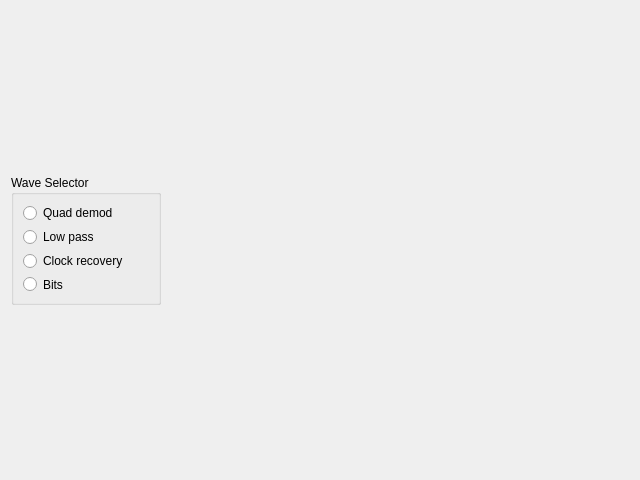
<?xml version="1.0" encoding="UTF-8"?>
<ui version="4.0">
 <class>DemodulationSink</class>
 <widget class="QWidget" name="DemodulationSink">
  <property name="geometry">
   <rect>
    <x>0</x>
    <y>0</y>
    <width>640</width>
    <height>480</height>
   </rect>
  </property>
  <property name="windowTitle">
   <string>Demodulation Sink</string>
  </property>
  <layout class="QGridLayout" name="gridLayout_2">
   <item row="0" column="0">
    <layout class="QHBoxLayout" name="horizontalLayout">
     <item>
      <widget class="QGroupBox" name="groupBox">
       <property name="minimumSize">
        <size>
         <width>150</width>
         <height>130</height>
        </size>
       </property>
       <property name="maximumSize">
        <size>
         <width>150</width>
         <height>130</height>
        </size>
       </property>
       <property name="title">
        <string>Wave Selector</string>
       </property>
       <layout class="QGridLayout" name="gridLayout">
        <item row="0" column="0">
         <layout class="QVBoxLayout" name="verticalLayout">
          <item>
           <widget class="QRadioButton" name="demodulation_quaddemod_radio">
            <property name="text">
             <string>Quad demod</string>
            </property>
           </widget>
          </item>
          <item>
           <widget class="QRadioButton" name="demodulation_lowpass_radio">
            <property name="text">
             <string>Low pass</string>
            </property>
           </widget>
          </item>
          <item>
           <widget class="QRadioButton" name="demodulation_clockrecovery_radio">
            <property name="text">
             <string>Clock recovery</string>
            </property>
           </widget>
          </item>
          <item>
           <widget class="QRadioButton" name="demodulation_bits_radio">
            <property name="text">
             <string>Bits</string>
            </property>
           </widget>
          </item>
         </layout>
        </item>
       </layout>
      </widget>
     </item>
     <item>
      <widget class="QWidget" name="sink" native="true"/>
     </item>
    </layout>
   </item>
  </layout>
 </widget>
 <resources/>
 <connections/>
</ui>
